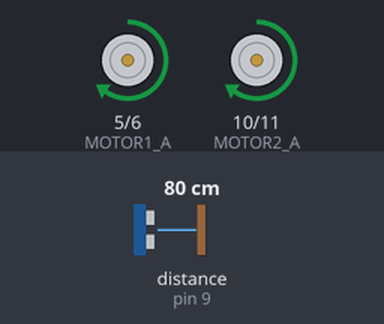
A sketch run on a simulated Arduino Uno, built with avr-gcc and run on an emulated ATmega328P. Shown: motor-driver pin pairs drawn as motors (green arrow = first pin HIGH = forward, orange = second pin HIGH = backward, longer = more drive). Wiring (inferred from the names in the program): ultrasonic range finder: trigger pin 3; echo pin 9. Inputs (shaded band) come from the test bench; at power-on: distance to the obstacle (sensor on pin 9) 80 cm. The echo pulse lasts 58.3 µs per cm; random numbers use the default seed unless the sketch sets one.

Above: at 1.2 s.
1.3 s: distance to the obstacle (sensor on pin 9) set to 8 cm
2.8 s: distance to the obstacle (sensor on pin 9) set to 5 cm
At 3.2 s:
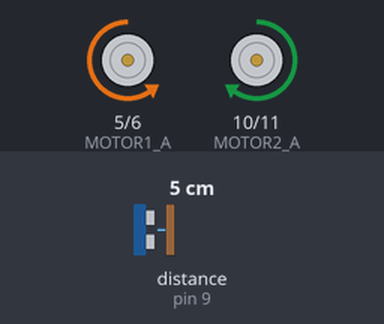
At 4.7 s:
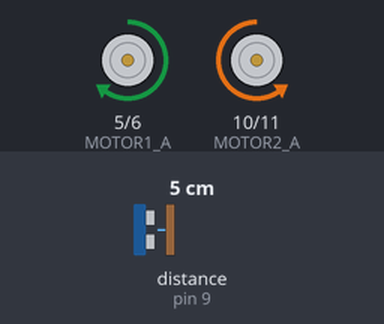
Timing chart, 0 to 11.3 s (numbered marks = the images above; inputs shaded):
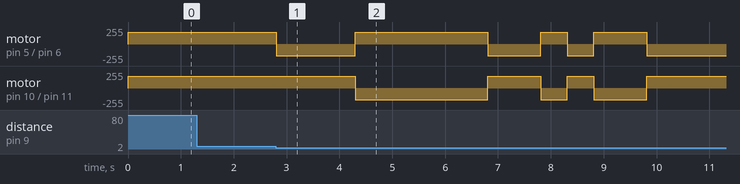

Measured:
- the behaviour switches between 7 and 6 cm on distance to the obstacle (sensor on pin 9) (found by bisection; images 0 and 1)
- after the input at 1.3 s, every drawn part: stays the same

The sketch:

MazeRunner_Test_08_10_19.ino
```cpp
/*
 *  #define XXXX YYYY komutu, kod derlenmeden önce koddaki bütün XXXX ifadelerini YYYY ile değiştirir.
 *  Örneğin, ilk satırdaki ( #define MOTOR1_A 5 ) komutu koddaki bütün MOTOR1_A ifadesini 5 sayısı ile değiştirecektir.
 *  Bu şekilde isimlendirmeler kodun düzenli ve anlaşılabilir olmasını sağlar.
*/

#define MOTOR1_A 5
#define MOTOR1_B 6
#define MOTOR2_A 10
#define MOTOR2_B 11
//Motor pinlerinin tanımlanması. İki motorun da ( motor A, motor B ) hangi girişinin hangi Arduino pini ile kontrol edileceği belirlendi.

#define TRIG_PIN 3
#define ECHO_PIN 9
//HC_SR 04 ultrasonik mesafe sensörünün kontrol pinlerinin hangi Arduino pinine bağlı olacağının belirlenmesi.

#define TURN_DELAY 500
//Aracın 90° dönebilmesi için ne kadar süre boyunca motorların birbirne ters yönde çalışmasını belirleyen süre değeri ( milisaniye ).

#define SPEED 175
//Motorlara analog olarak ne kadar güç verileceğinin tanımlanması. ( Arduino'nun analog (PWM) çıkışı 0-255 arasında değerler alır. ( 0->0V, 255->5V )


int distance()
{
    // Sensörün vericisinden çıkan ses dalgasının herhangi bir engele çarpıp alıcıya geri dönme süresini ölçerek ve üzerinde matematiksel hesaplamalar yaparak mesafenin ölçülmesi.

    long duration;
    int dis;

    digitalWrite(TRIG_PIN, LOW);
    delayMicroseconds(2);

    digitalWrite(TRIG_PIN, HIGH);
    delayMicroseconds(10);
    digitalWrite(TRIG_PIN, LOW);

    duration = pulseIn(ECHO_PIN, HIGH);
    dis = duration*0.034/2;

    return dis;
}


// Aşağıdaki dört fonksiyon, gereken şekilde motorları sürerek aracın temel hareketlerini oluşturacaktır.

void forward ( int vel ) //İki motor da ileri.
{
    analogWrite ( MOTOR1_A, vel );
    analogWrite ( MOTOR2_A, vel );

    digitalWrite ( MOTOR1_B, LOW );
    digitalWrite ( MOTOR2_B, LOW );
}

void backward ( int vel ) //İki motor da geri.
{
    analogWrite ( MOTOR1_B, vel );
    analogWrite ( MOTOR2_B, vel );

    digitalWrite ( MOTOR1_A, LOW );
    digitalWrite ( MOTOR2_A, LOW );
}

void right ( int vel )  //Sağ motor geri, sol motor iler.
{
    digitalWrite ( MOTOR1_B, LOW );
    digitalWrite ( MOTOR2_A, LOW );

    analogWrite ( MOTOR1_A, vel );
    analogWrite ( MOTOR2_B, vel );

    delay ( TURN_DELAY );

    analogWrite ( MOTOR1_A, 0 );
    analogWrite ( MOTOR2_B, 0 );
}

void left ( int vel )  //Sol motor geri, sağ motor ileri.
{
    digitalWrite ( MOTOR1_A, LOW );
    digitalWrite ( MOTOR2_B, LOW );

    analogWrite ( MOTOR1_B, vel );
    analogWrite ( MOTOR2_A, vel );

    delay ( TURN_DELAY );

    analogWrite ( MOTOR1_B, 0 );
    analogWrite ( MOTOR2_A, 0 );
}

void idle()  //Motorları durdur.
{
    digitalWrite ( MOTOR1_A, LOW );
    digitalWrite ( MOTOR1_B, LOW );
    digitalWrite ( MOTOR2_A, LOW );
    digitalWrite ( MOTOR2_B, LOW );
}


void setup()
{
    pinMode(MOTOR1_A, OUTPUT);
    pinMode(MOTOR1_B, OUTPUT);
    pinMode(MOTOR2_A, OUTPUT);
    pinMode(MOTOR2_B, OUTPUT);

    pinMode(TRIG_PIN, OUTPUT);
    pinMode(ECHO_PIN, INPUT);
    Serial.begin(9600);
}


void loop()
{
     while(distance()>5)
     {
        forward(SPEED);
     }
     // 5cm'den yakın bir engel olmadığı sürece araç ileriye gidecektir.

     int choice = rand()%2 + 1 ;  //Aracın rastgele sağa ya da sola dönmesi için, 1 ve 2 sayılarıdan birinin rastgele seçilmesi.

     if(choice==1)
     {
        right(SPEED);
     }
     if(choice==2)
     {
        left(SPEED);
     }
}
```
